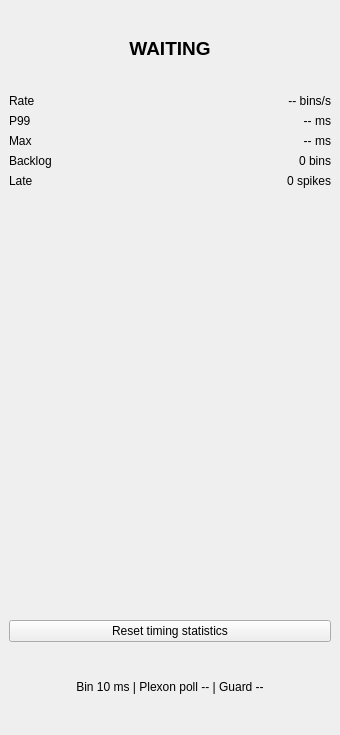
  <widget class="QDockWidget" name="dockTimingDiagnostics">
   <property name="geometry">
    <rect>
     <x>1180</x>
     <y>21</y>
     <width>340</width>
     <height>735</height>
    </rect>
   </property>
   <property name="minimumSize">
    <size>
     <width>320</width>
     <height>400</height>
    </size>
   </property>
   <property name="allowedAreas">
    <set>Qt::LeftDockWidgetArea|Qt::RightDockWidgetArea</set>
   </property>
   <property name="features">
    <set>QDockWidget::DockWidgetClosable|QDockWidget::DockWidgetFloatable|QDockWidget::DockWidgetMovable</set>
   </property>
   <property name="windowTitle">
    <string>10 ms Timing</string>
   </property>
   <attribute name="dockWidgetArea">
    <number>2</number>
   </attribute>
   <widget class="QWidget" name="dockTimingContents">
    <layout class="QVBoxLayout" name="verticalLayoutTiming">
     <item>
      <widget class="QLabel" name="lblTimingStatus">
       <property name="minimumSize">
        <size>
         <width>0</width>
         <height>40</height>
        </size>
       </property>
       <property name="font">
        <font>
         <pointsize>14</pointsize>
         <weight>75</weight>
         <bold>true</bold>
        </font>
       </property>
       <property name="text">
        <string>WAITING</string>
       </property>
       <property name="alignment">
        <set>Qt::AlignCenter</set>
       </property>
      </widget>
     </item>
     <item>
      <layout class="QGridLayout" name="gridLayoutTiming">
       <item row="0" column="0">
        <widget class="QLabel" name="labelTimingRate">
         <property name="text">
          <string>Rate</string>
         </property>
        </widget>
       </item>
       <item row="0" column="1">
        <widget class="QLabel" name="lblTimingRate">
         <property name="text">
          <string>-- bins/s</string>
         </property>
         <property name="alignment">
          <set>Qt::AlignRight|Qt::AlignTrailing|Qt::AlignVCenter</set>
         </property>
        </widget>
       </item>
       <item row="1" column="0">
        <widget class="QLabel" name="labelTimingP99">
         <property name="text">
          <string>P99</string>
         </property>
        </widget>
       </item>
       <item row="1" column="1">
        <widget class="QLabel" name="lblTimingP99">
         <property name="text">
          <string>-- ms</string>
         </property>
         <property name="alignment">
          <set>Qt::AlignRight|Qt::AlignTrailing|Qt::AlignVCenter</set>
         </property>
        </widget>
       </item>
       <item row="2" column="0">
        <widget class="QLabel" name="labelTimingMax">
         <property name="text">
          <string>Max</string>
         </property>
        </widget>
       </item>
       <item row="2" column="1">
        <widget class="QLabel" name="lblTimingMax">
         <property name="text">
          <string>-- ms</string>
         </property>
         <property name="alignment">
          <set>Qt::AlignRight|Qt::AlignTrailing|Qt::AlignVCenter</set>
         </property>
        </widget>
       </item>
       <item row="3" column="0">
        <widget class="QLabel" name="labelTimingBacklog">
         <property name="text">
          <string>Backlog</string>
         </property>
        </widget>
       </item>
       <item row="3" column="1">
        <widget class="QLabel" name="lblTimingBacklog">
         <property name="text">
          <string>0 bins</string>
         </property>
         <property name="alignment">
          <set>Qt::AlignRight|Qt::AlignTrailing|Qt::AlignVCenter</set>
         </property>
        </widget>
       </item>
       <item row="4" column="0">
        <widget class="QLabel" name="labelTimingLate">
         <property name="text">
          <string>Late</string>
         </property>
        </widget>
       </item>
       <item row="4" column="1">
        <widget class="QLabel" name="lblTimingLate">
         <property name="text">
          <string>0 spikes</string>
         </property>
         <property name="alignment">
          <set>Qt::AlignRight|Qt::AlignTrailing|Qt::AlignVCenter</set>
         </property>
        </widget>
       </item>
      </layout>
     </item>
     <item>
      <widget class="QCustomPlot" name="pltTiming" native="true">
       <property name="minimumSize">
        <size>
         <width>0</width>
         <height>420</height>
        </size>
       </property>
      </widget>
     </item>
     <item>
      <widget class="QPushButton" name="btnResetTiming">
       <property name="text">
        <string>Reset timing statistics</string>
       </property>
      </widget>
     </item>
     <item>
      <widget class="QLabel" name="lblTimingConfig">
       <property name="text">
        <string>Bin 10 ms | Plexon poll -- | Guard --</string>
       </property>
       <property name="alignment">
        <set>Qt::AlignCenter</set>
       </property>
      </widget>
     </item>
    </layout>
   </widget>
  </widget>
